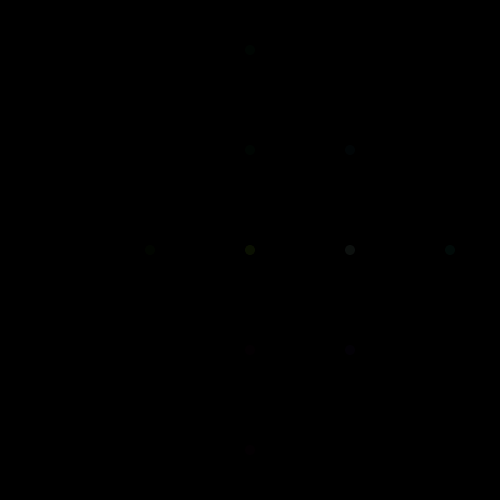
Frame 1 (no input)
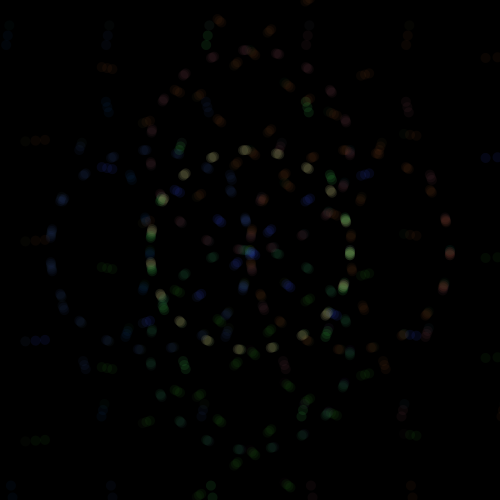
Frame 60 (the mouse pressed at the canvas centre just before this capture)
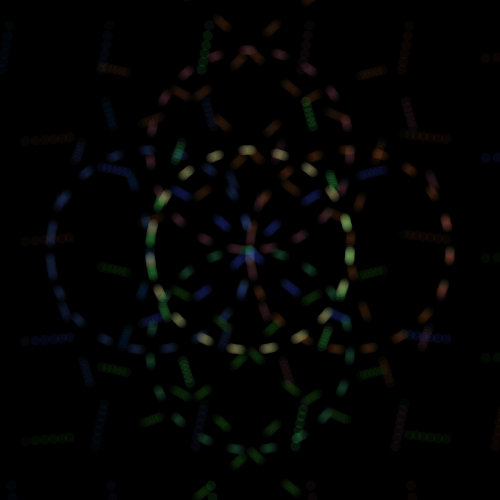
Frame 120 (the mouse held since frame 60 and released just before this capture)

The Processing sketch that drew these frames (run headless with seeded random() and noise(); from frame 60 on, the mouse is pressed at the canvas centre):

// Processing sketch: processing_53129
// ── processing_53129.pde

float x,y,z,s,angle,ellSize;

void setup(){
  size(500,500);
  background(0);
  x = 0;
  y = 0;
  angle = 0;
  smooth();
 
}
void draw(){
  
   x = cos(radians(angle)) * 100 + width/2;
   y = sin(radians(angle)) * 100 + height/2;
   z = tan(radians(angle)) * 100 + height/2;
   s = cos(radians(angle)) * 100 + width/2;
   ellSize = sin(x*y)*10;

   
   //blue circle
   noStroke ();
   fill(angle, 125, 50, 20);
   ellipse(x,y,10,10);
   angle++;
   //tan 1
   noStroke ();
   fill(75, angle, 150, 10);
   ellipse(x,z,10,10);
   angle++;
   noStroke ();
   fill(75, 25, angle, 10);
   ellipse(z,y,10,10);
   angle++;
   //tan 2
   noStroke ();
   fill(angle, 125, 150, 10);
   ellipse(x+100,z,10,10);
   angle++;
   noStroke ();
   fill(75, angle, 50, 10);
   ellipse(z,y+100,10,10);
   angle++;
   //tan 3
   noStroke ();
   fill(75, 125, angle, 10);
   ellipse(x-100,z,10,10);
   angle++;
   noStroke ();
   fill(angle, 125, 50, 10);
   ellipse(z,y-100,10,10);
   angle++;
   
   //tan 4
   noStroke ();
   fill(75, angle, 50, 10);
   ellipse(x,z,10,10);
   angle++;
   noStroke ();
   fill(25, 125, angle, 10);
   ellipse(z,y,10,10);
   angle++;
   //tan 5
   noStroke ();
   fill(angle, 125, 50, 10);
   ellipse(x+200,z,10,10);
   angle++;
   noStroke ();
   fill(75, angle, 50, 10);
   ellipse(z,y+200,10,10);
   angle++;
   //tan 6
   noStroke ();
   fill(25, 125, angle, 10);
   ellipse(x-200,z,10,10);
   angle++;
   noStroke ();
   fill(angle, 125, 50, 10);
   ellipse(z,y-200,10,10);
   angle++;
   
   //cos 1
   noStroke ();
   fill(75, angle, 50, 10);
   ellipse(x,y,10,10);
   angle++;
   noStroke ();
   fill(75, 125, angle, 10);
   ellipse(x,y,10,10);
   angle++;
   //cos2
   noStroke ();
   fill(angle, 125, 50, 10);
   ellipse(x+100,y,10,10);
   angle++;
   noStroke ();
   fill(75, angle, 150, 10);
   ellipse(x,y+100,10,10);
   angle++;
   //cos3
   noStroke ();
   fill(75, 125, angle, 10);
   ellipse(x-100,y,10,10);
   angle++;
   noStroke ();
   fill(angle, 125, 150, 10);
   ellipse(x,y-100,10,10);
   angle++;
   
   
   
   //float ellSize = 0;
  //for(int x= 0; x < width; x+=10){
    //for(int y= 0; y < height; y+=10){
    }
 // } 
//}  
